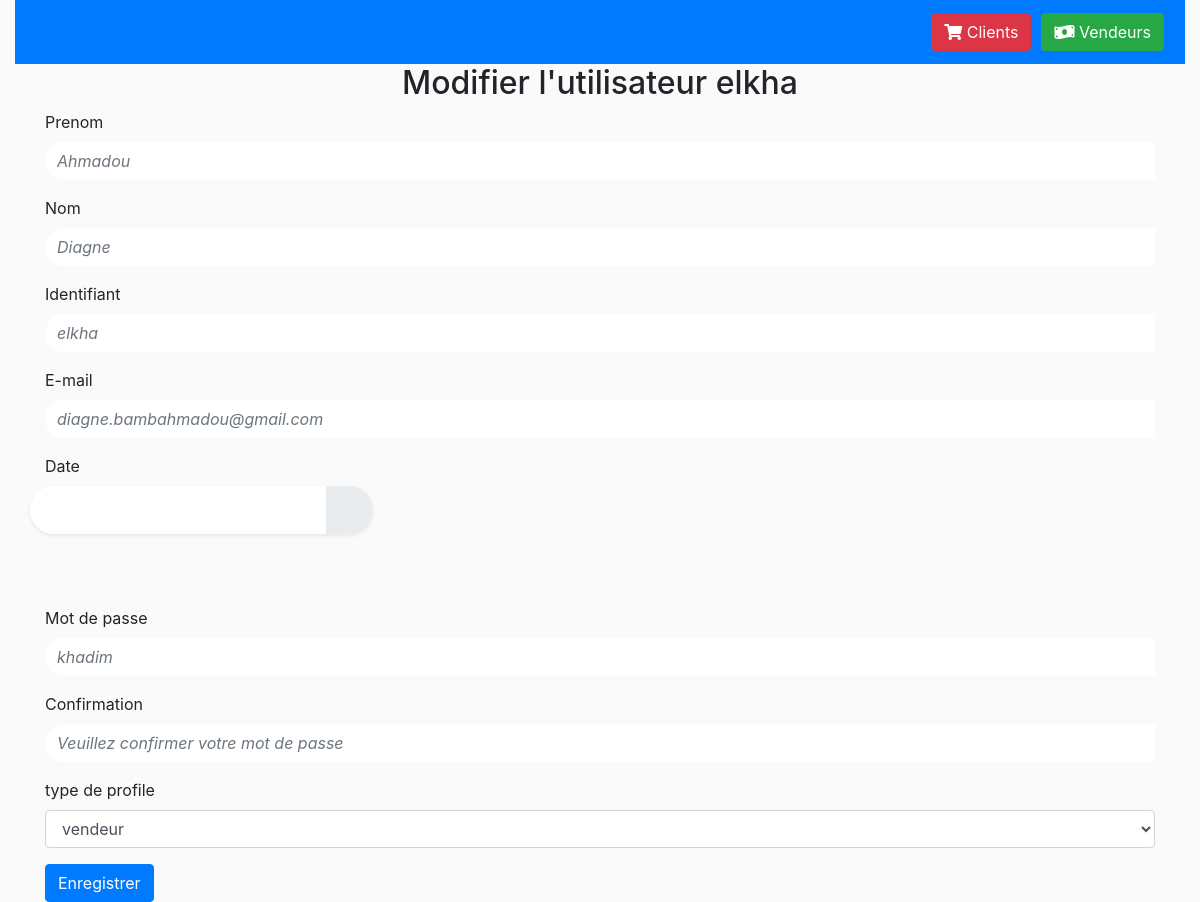
The page /users/modifier/elkha on the database its author committed.
### users/models.py (models this page shows)
class Utilisateur(models.Model):
    id_utilisateur = models.AutoField(primary_key=True)
    nom = models.CharField(max_length=30)
    prenom = models.CharField(max_length=30)
    identifiant=models.CharField(max_length=30)
    email=models.EmailField(max_length = 254,)
    date_naissance= models.DateField()
    mot_de_passe=models.CharField(max_length=32)
    profile= models.CharField(max_length=30)

### users/views.py (the view, shortened to what this page needs)
# urls.py: path('modifier/<str:id>', views.modifier_utilisateur, name = 'modifyUser'),
def modifier_utilisateur(request, id):
    client = Utilisateur.objects.get(identifiant=id)
    return render(request, 'users/modifier_utilisateur.html', {'id': id, 'client': client})

### users/templates/users/modifier_utilisateur.html (shortened to what this page needs)
{% extends 'layouts/base.html' %}
{% load static %}
{% block content %}
<link rel="stylesheet" href="{% static 'css/date.css'%}">
<div class="container">
    <h2 class="text-center">Modifier l'utilisateur {{id}} </h2>
    <div>
        <form action="/users/modifier/{{id}}" method="post">
            <div class="form-group">
                <label for="prenom">Prenom</label>
                <input required type="text" class="form-control" placeholder="{{client.prenom}}" id="prenom"
                    name="prenom">
            </div>
            <div class="form-group">
                <label for="nom">Nom</label>
                <input required type="text" class="form-control" placeholder="{{client.nom}}" id="nom"
                    name="nom">
            </div>
            <div class="form-group">
                <label for="phone">Identifiant</label>
                <input required type="text" class="form-control"
                    placeholder="{{client.identifiant}}" id="identifiant" name="identifiant">
            </div>
            <div class="form-group">
                <label for="email">E-mail</label>
                <input required type="email" class="form-control" placeholder="{{client.email}}" id="email"
                    name="email">
            </div>
            <label for="date">Date</label>
            <div class="row">
                <div class="form-group mb-4">
                    <div class="datepicker date input-group p-0 shadow-sm">
                        <input type="text" placeholder="{{client.date}}" class="form-control py-4 px-4"
                            id="reservationDate" name='date'>
                        <div class="input-group-append"><span class="input-group-text px-4"></span></div>
                    </div>
                </div>
            </div>
            <div class="form-group">
                <label for="mot_de_passe">Mot de passe</label>
                <input required type="password" class="form-control" placeholder="{{client.mot_de_passe}}"
                    id="mot_de_passe" name="mot_de_passe">
            </div>
            <div class="form-group">
                <label for="confirmation">Confirmation</label>
                <input required type="password" class="form-control" placeholder="Veuillez confirmer votre mot de passe"
                    id="confirmation" name="confirmation">
            </div>
            <div class="form-group">
                <label for="adresse">type de profile</label>
                <select name='profile' aria-placeholder="{{client.profile}}" class=form-control>
                    <option value="vendeur">vendeur</option>
                </select>
            </div>
            <button type="submit" class="btn btn-primary">Enregistrer</button>
        </form>
    </div>
</div>
{% endblock %}

### static/css/date.css (style rules this page uses)
.datepicker { margin-bottom: 3rem; }
body { min-height: 100vh; background-color: #fafafa; }
.input-group { border-radius: 30rem; }
input.form-control { border-radius: 30rem 0 0 30rem; border: none; }
input.form-control::placeholder { font-style: italic; }
.input-group-text { border-radius: 0 30rem 30rem 0; border: none; }

### rows shown on the page
Utilisateur: identifiant "elkha", prenom "Ahmadou", nom "Diagne", email "diagne.bambahmadou@gmail.com", profile "vendeur"
